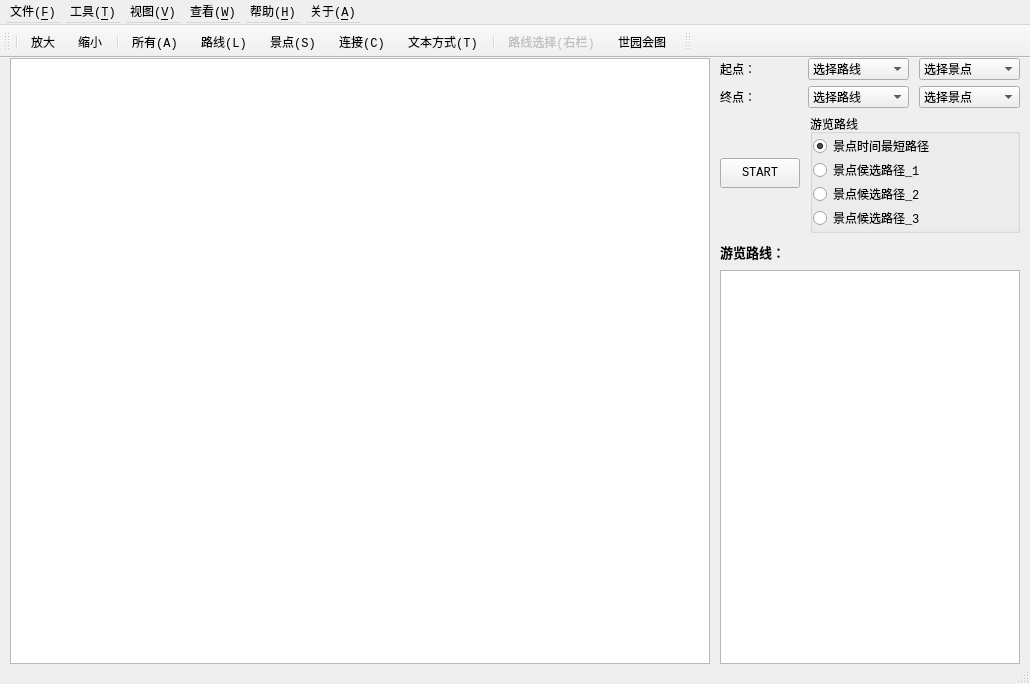
<?xml version="1.0" encoding="UTF-8"?>
<ui version="4.0">
 <class>MainWindow</class>
 <widget class="QMainWindow" name="MainWindow">
  <property name="enabled">
   <bool>true</bool>
  </property>
  <property name="geometry">
   <rect>
    <x>0</x>
    <y>0</y>
    <width>1030</width>
    <height>684</height>
   </rect>
  </property>
  <property name="minimumSize">
   <size>
    <width>1030</width>
    <height>680</height>
   </size>
  </property>
  <property name="font">
   <font>
    <family>Consolas</family>
   </font>
  </property>
  <property name="windowTitle">
   <string>北京世园会游览导航</string>
  </property>
  <property name="windowIcon">
   <iconset resource="resource.qrc">
    <normaloff>:/icon/icon/beijing.png</normaloff>:/icon/icon/beijing.png</iconset>
  </property>
  <property name="iconSize">
   <size>
    <width>24</width>
    <height>24</height>
   </size>
  </property>
  <widget class="QWidget" name="centralWidget">
   <property name="minimumSize">
    <size>
     <width>1030</width>
     <height>600</height>
    </size>
   </property>
   <layout class="QHBoxLayout" name="horizontalLayout" stretch="11,0">
    <property name="spacing">
     <number>10</number>
    </property>
    <property name="leftMargin">
     <number>10</number>
    </property>
    <property name="topMargin">
     <number>0</number>
    </property>
    <property name="rightMargin">
     <number>10</number>
    </property>
    <property name="bottomMargin">
     <number>0</number>
    </property>
    <item>
     <widget class="QGraphicsView" name="graphicsView">
      <property name="enabled">
       <bool>true</bool>
      </property>
      <property name="minimumSize">
       <size>
        <width>700</width>
        <height>580</height>
       </size>
      </property>
     </widget>
    </item>
    <item>
     <layout class="QVBoxLayout" name="verticalLayout_2" stretch="2,2,0,2,32">
      <property name="spacing">
       <number>6</number>
      </property>
      <item>
       <layout class="QHBoxLayout" name="horizontalLayout4" stretch="7,9,9">
        <property name="spacing">
         <number>10</number>
        </property>
        <item>
         <widget class="QLabel" name="labelStart">
          <property name="minimumSize">
           <size>
            <width>70</width>
            <height>20</height>
           </size>
          </property>
          <property name="font">
           <font>
            <family>Consolas</family>
           </font>
          </property>
          <property name="text">
           <string>起点：</string>
          </property>
          <property name="buddy">
           <cstring>comboBoxStartLine</cstring>
          </property>
         </widget>
        </item>
        <item>
         <widget class="QComboBox" name="comboBoxStartLine">
          <property name="minimumSize">
           <size>
            <width>90</width>
            <height>20</height>
           </size>
          </property>
          <property name="font">
           <font>
            <family>Consolas</family>
           </font>
          </property>
          <item>
           <property name="text">
            <string>选择路线</string>
           </property>
          </item>
         </widget>
        </item>
        <item>
         <widget class="QComboBox" name="comboBoxStartSpot">
          <property name="minimumSize">
           <size>
            <width>90</width>
            <height>20</height>
           </size>
          </property>
          <property name="font">
           <font>
            <family>Consolas</family>
           </font>
          </property>
          <item>
           <property name="text">
            <string>选择景点</string>
           </property>
          </item>
         </widget>
        </item>
       </layout>
      </item>
      <item>
       <layout class="QHBoxLayout" name="horizontalLayout5" stretch="7,9,9">
        <property name="spacing">
         <number>10</number>
        </property>
        <item>
         <widget class="QLabel" name="labelDestination">
          <property name="minimumSize">
           <size>
            <width>70</width>
            <height>20</height>
           </size>
          </property>
          <property name="font">
           <font>
            <family>Consolas</family>
           </font>
          </property>
          <property name="text">
           <string>终点：</string>
          </property>
          <property name="buddy">
           <cstring>comboBoxDstLine</cstring>
          </property>
         </widget>
        </item>
        <item>
         <widget class="QComboBox" name="comboBoxDstLine">
          <property name="minimumSize">
           <size>
            <width>90</width>
            <height>20</height>
           </size>
          </property>
          <property name="font">
           <font>
            <family>Consolas</family>
           </font>
          </property>
          <item>
           <property name="text">
            <string>选择路线</string>
           </property>
          </item>
         </widget>
        </item>
        <item>
         <widget class="QComboBox" name="comboBoxDstSpot">
          <property name="minimumSize">
           <size>
            <width>90</width>
            <height>20</height>
           </size>
          </property>
          <property name="font">
           <font>
            <family>Consolas</family>
           </font>
          </property>
          <item>
           <property name="text">
            <string>选择景点</string>
           </property>
          </item>
         </widget>
        </item>
       </layout>
      </item>
      <item>
       <layout class="QHBoxLayout" name="horizontalLayout6" stretch="0,19">
        <property name="spacing">
         <number>10</number>
        </property>
        <item>
         <widget class="QPushButton" name="pushButtonTransfer">
          <property name="minimumSize">
           <size>
            <width>70</width>
            <height>30</height>
           </size>
          </property>
          <property name="font">
           <font>
            <family>Consolas</family>
           </font>
          </property>
          <property name="text">
           <string>START</string>
          </property>
         </widget>
        </item>
        <item>
         <widget class="QGroupBox" name="groupBox">
          <property name="minimumSize">
           <size>
            <width>190</width>
            <height>30</height>
           </size>
          </property>
          <property name="title">
           <string>游览路线</string>
          </property>
          <layout class="QVBoxLayout" name="verticalLayout" stretch="0,1,0,0">
           <property name="spacing">
            <number>0</number>
           </property>
           <property name="leftMargin">
            <number>0</number>
           </property>
           <property name="topMargin">
            <number>0</number>
           </property>
           <property name="rightMargin">
            <number>0</number>
           </property>
           <property name="bottomMargin">
            <number>0</number>
           </property>
           <item>
            <widget class="QRadioButton" name="radioButtonMinTime">
             <property name="minimumSize">
              <size>
               <width>100</width>
               <height>15</height>
              </size>
             </property>
             <property name="font">
              <font>
               <family>Consolas</family>
              </font>
             </property>
             <property name="text">
              <string>景点时间最短路径</string>
             </property>
             <property name="checked">
              <bool>true</bool>
             </property>
            </widget>
           </item>
           <item>
            <widget class="QRadioButton" name="radioButtonUparrawTransfer_1">
             <property name="minimumSize">
              <size>
               <width>100</width>
               <height>15</height>
              </size>
             </property>
             <property name="font">
              <font>
               <family>Consolas</family>
              </font>
             </property>
             <property name="text">
              <string>景点侯选路径_1</string>
             </property>
            </widget>
           </item>
           <item>
            <widget class="QRadioButton" name="radioButtonUparrawTransfer_2">
             <property name="text">
              <string>景点候选路径_2</string>
             </property>
            </widget>
           </item>
           <item>
            <widget class="QRadioButton" name="radioButtonUparrawTransfer_3">
             <property name="text">
              <string>景点候选路径_3</string>
             </property>
            </widget>
           </item>
          </layout>
         </widget>
        </item>
       </layout>
      </item>
      <item>
       <widget class="QLabel" name="labelTransferRoute">
        <property name="minimumSize">
         <size>
          <width>280</width>
          <height>20</height>
         </size>
        </property>
        <property name="font">
         <font>
          <family>Consolas</family>
          <pointsize>10</pointsize>
          <weight>75</weight>
          <bold>true</bold>
         </font>
        </property>
        <property name="text">
         <string>游览路线：</string>
        </property>
       </widget>
      </item>
      <item>
       <widget class="QTextBrowser" name="textBrowserRoute">
        <property name="minimumSize">
         <size>
          <width>300</width>
          <height>300</height>
         </size>
        </property>
        <property name="font">
         <font>
          <family>Consolas</family>
         </font>
        </property>
       </widget>
      </item>
     </layout>
    </item>
   </layout>
  </widget>
  <widget class="QMenuBar" name="menuBar">
   <property name="geometry">
    <rect>
     <x>0</x>
     <y>0</y>
     <width>1030</width>
     <height>26</height>
    </rect>
   </property>
   <property name="minimumSize">
    <size>
     <width>0</width>
     <height>25</height>
    </size>
   </property>
   <widget class="QMenu" name="menuHelp">
    <property name="title">
     <string>文件(&amp;F)</string>
    </property>
    <addaction name="actionClose"/>
   </widget>
   <widget class="QMenu" name="menuTool">
    <property name="title">
     <string>工具(&amp;T)</string>
    </property>
    <widget class="QMenu" name="menuAdd">
     <property name="title">
      <string>动态添加</string>
     </property>
     <property name="icon">
      <iconset resource="resource.qrc">
       <normaloff>:/icon/icon/add.png</normaloff>:/icon/icon/add.png</iconset>
     </property>
     <addaction name="actionAddAll"/>
     <addaction name="separator"/>
     <addaction name="actionAddLine"/>
     <addaction name="actionAddSpot"/>
     <addaction name="actionAddConnect"/>
     <addaction name="separator"/>
     <addaction name="actionAddByText"/>
    </widget>
    <addaction name="menuAdd"/>
    <addaction name="separator"/>
   </widget>
   <widget class="QMenu" name="menuWatch">
    <property name="title">
     <string>查看(&amp;W)</string>
    </property>
    <addaction name="actiontoolBar"/>
    <addaction name="actionstatusBar"/>
   </widget>
   <widget class="QMenu" name="menuView">
    <property name="title">
     <string>视图(&amp;V)</string>
    </property>
    <addaction name="toolEnlarge"/>
    <addaction name="toolShrink"/>
    <addaction name="separator"/>
    <addaction name="actionLineMap"/>
   </widget>
   <widget class="QMenu" name="menu_H">
    <property name="title">
     <string>帮助(&amp;H)</string>
    </property>
    <addaction name="actionuseHelp"/>
   </widget>
   <widget class="QMenu" name="menu_A">
    <property name="title">
     <string>关于(&amp;A)</string>
    </property>
    <addaction name="actionAuthor"/>
   </widget>
   <addaction name="menuHelp"/>
   <addaction name="menuTool"/>
   <addaction name="menuView"/>
   <addaction name="menuWatch"/>
   <addaction name="menu_H"/>
   <addaction name="menu_A"/>
  </widget>
  <widget class="QToolBar" name="mainToolBar">
   <property name="minimumSize">
    <size>
     <width>0</width>
     <height>0</height>
    </size>
   </property>
   <property name="iconSize">
    <size>
     <width>24</width>
     <height>24</height>
    </size>
   </property>
   <property name="toolButtonStyle">
    <enum>Qt::ToolButtonIconOnly</enum>
   </property>
   <attribute name="toolBarArea">
    <enum>TopToolBarArea</enum>
   </attribute>
   <attribute name="toolBarBreak">
    <bool>false</bool>
   </attribute>
   <addaction name="separator"/>
   <addaction name="toolEnlarge"/>
   <addaction name="toolShrink"/>
   <addaction name="separator"/>
   <addaction name="actionAddAll"/>
   <addaction name="actionAddLine"/>
   <addaction name="actionAddSpot"/>
   <addaction name="actionAddConnect"/>
   <addaction name="actionAddByText"/>
   <addaction name="separator"/>
   <addaction name="actionTransfer"/>
   <addaction name="actionLineMap"/>
  </widget>
  <widget class="QStatusBar" name="statusBar">
   <property name="minimumSize">
    <size>
     <width>0</width>
     <height>20</height>
    </size>
   </property>
  </widget>
  <widget class="QToolBar" name="toolBar">
   <property name="windowTitle">
    <string>toolBar</string>
   </property>
   <attribute name="toolBarArea">
    <enum>TopToolBarArea</enum>
   </attribute>
   <attribute name="toolBarBreak">
    <bool>false</bool>
   </attribute>
  </widget>
  <action name="actionClose">
   <property name="checkable">
    <bool>true</bool>
   </property>
   <property name="text">
    <string>退出</string>
   </property>
   <property name="font">
    <font>
     <family>Consolas</family>
    </font>
   </property>
   <property name="shortcut">
    <string>Ctrl+E</string>
   </property>
  </action>
  <action name="toolEnlarge">
   <property name="icon">
    <iconset resource="resource.qrc">
     <normaloff>:/icon/icon/enlarge.png</normaloff>:/icon/icon/enlarge.png</iconset>
   </property>
   <property name="text">
    <string>放大</string>
   </property>
   <property name="toolTip">
    <string>点击放大</string>
   </property>
   <property name="font">
    <font>
     <family>Consolas</family>
    </font>
   </property>
   <property name="shortcut">
    <string>Ctrl+L</string>
   </property>
  </action>
  <action name="toolShrink">
   <property name="icon">
    <iconset resource="resource.qrc">
     <normaloff>:/icon/icon/shrink.png</normaloff>:/icon/icon/shrink.png</iconset>
   </property>
   <property name="text">
    <string>缩小</string>
   </property>
   <property name="toolTip">
    <string>点击缩小</string>
   </property>
   <property name="font">
    <font>
     <family>Consolas</family>
    </font>
   </property>
   <property name="shortcut">
    <string>Ctrl+S</string>
   </property>
  </action>
  <action name="actionTransfer">
   <property name="enabled">
    <bool>false</bool>
   </property>
   <property name="icon">
    <iconset resource="resource.qrc">
     <normaloff>:/icon/icon/query.png</normaloff>:/icon/icon/query.png</iconset>
   </property>
   <property name="text">
    <string>路线选择(右栏)</string>
   </property>
   <property name="font">
    <font>
     <family>Consolas</family>
    </font>
   </property>
   <property name="visible">
    <bool>false</bool>
   </property>
  </action>
  <action name="actionQueryInfo">
   <property name="text">
    <string>信息查询(预留)</string>
   </property>
   <property name="font">
    <font>
     <family>Consolas</family>
    </font>
   </property>
  </action>
  <action name="actionAddAll">
   <property name="icon">
    <iconset resource="resource.qrc">
     <normaloff>:/icon/icon/all.png</normaloff>:/icon/icon/all.png</iconset>
   </property>
   <property name="text">
    <string>所有(&amp;A)</string>
   </property>
   <property name="font">
    <font>
     <family>Consolas</family>
    </font>
   </property>
   <property name="shortcut">
    <string>Ctrl+A</string>
   </property>
  </action>
  <action name="actionAddLine">
   <property name="icon">
    <iconset resource="resource.qrc">
     <normaloff>:/icon/icon/graden.png</normaloff>:/icon/icon/graden.png</iconset>
   </property>
   <property name="text">
    <string>路线(&amp;L)</string>
   </property>
   <property name="font">
    <font>
     <family>Consolas</family>
    </font>
   </property>
   <property name="shortcut">
    <string>Ctrl+Shift+L</string>
   </property>
  </action>
  <action name="actionAddSpot">
   <property name="icon">
    <iconset resource="resource.qrc">
     <normaloff>:/icon/icon/spot.png</normaloff>:/icon/icon/spot.png</iconset>
   </property>
   <property name="text">
    <string>景点(&amp;S)</string>
   </property>
   <property name="font">
    <font>
     <family>Consolas</family>
    </font>
   </property>
   <property name="shortcut">
    <string>Ctrl+Shift+S</string>
   </property>
  </action>
  <action name="actionAddConnect">
   <property name="icon">
    <iconset resource="resource.qrc">
     <normaloff>:/icon/icon/connect.png</normaloff>:/icon/icon/connect.png</iconset>
   </property>
   <property name="text">
    <string>连接(&amp;C)</string>
   </property>
   <property name="font">
    <font>
     <family>Consolas</family>
    </font>
   </property>
   <property name="shortcut">
    <string>Ctrl+Shift+C</string>
   </property>
  </action>
  <action name="actionAddByText">
   <property name="icon">
    <iconset resource="resource.qrc">
     <normaloff>:/icon/icon/text.png</normaloff>:/icon/icon/text.png</iconset>
   </property>
   <property name="text">
    <string>文本方式(&amp;T)</string>
   </property>
   <property name="font">
    <font>
     <family>Consolas</family>
    </font>
   </property>
   <property name="shortcut">
    <string>Ctrl+Shift+T</string>
   </property>
  </action>
  <action name="actiontoolBar">
   <property name="checkable">
    <bool>true</bool>
   </property>
   <property name="checked">
    <bool>true</bool>
   </property>
   <property name="text">
    <string>toolBar</string>
   </property>
   <property name="font">
    <font>
     <family>Consolas</family>
    </font>
   </property>
  </action>
  <action name="actionstatusBar">
   <property name="checkable">
    <bool>true</bool>
   </property>
   <property name="checked">
    <bool>true</bool>
   </property>
   <property name="text">
    <string>statusBar</string>
   </property>
   <property name="font">
    <font>
     <family>Consolas</family>
     <pointsize>7</pointsize>
     <weight>50</weight>
     <bold>false</bold>
    </font>
   </property>
   <property name="shortcutContext">
    <enum>Qt::WidgetShortcut</enum>
   </property>
  </action>
  <action name="actionLineMap">
   <property name="icon">
    <iconset resource="resource.qrc">
     <normaloff>:/icon/icon/map.png</normaloff>:/icon/icon/map.png</iconset>
   </property>
   <property name="text">
    <string>世园会图</string>
   </property>
   <property name="toolTip">
    <string>世园会网络路线图</string>
   </property>
   <property name="font">
    <font>
     <family>Consolas</family>
    </font>
   </property>
   <property name="shortcut">
    <string>Ctrl+M</string>
   </property>
  </action>
  <action name="actionWheel">
   <property name="enabled">
    <bool>false</bool>
   </property>
   <property name="icon">
    <iconset resource="resource.qrc">
     <normaloff>:/icon/icon/mouse.png</normaloff>:/icon/icon/mouse.png</iconset>
   </property>
   <property name="text">
    <string>鼠标可缩放</string>
   </property>
   <property name="font">
    <font>
     <family>Consolas</family>
    </font>
   </property>
  </action>
  <action name="actionQt">
   <property name="icon">
    <iconset theme="Qt" resource="resource.qrc">
     <normaloff>:/icon/icon/qt.png</normaloff>:/icon/icon/qt.png</iconset>
   </property>
   <property name="text">
    <string>关于Qt</string>
   </property>
   <property name="shortcut">
    <string>Ctrl+B</string>
   </property>
  </action>
  <action name="actionAuthor">
   <property name="icon">
    <iconset resource="resource.qrc">
     <normaloff>:/icon/icon/beijing.png</normaloff>:/icon/icon/beijing.png</iconset>
   </property>
   <property name="text">
    <string>制作者</string>
   </property>
  </action>
  <action name="actionuseHelp">
   <property name="icon">
    <iconset resource="resource.qrc">
     <normaloff>:/icon/icon/help.png</normaloff>:/icon/icon/help.png</iconset>
   </property>
   <property name="text">
    <string>使用帮助</string>
   </property>
   <property name="font">
    <font>
     <family>Consolas</family>
    </font>
   </property>
   <property name="shortcut">
    <string>Ctrl+H</string>
   </property>
  </action>
 </widget>
 <layoutdefault spacing="6" margin="11"/>
 <resources>
  <include location="resource.qrc"/>
 </resources>
 <connections/>
</ui>
